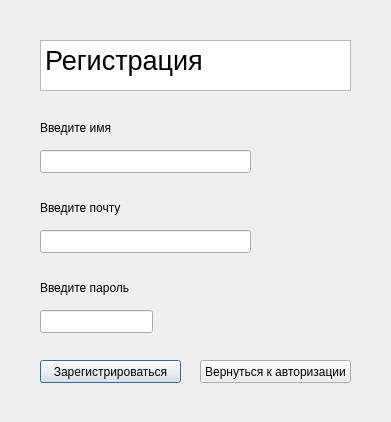
<?xml version="1.0" encoding="UTF-8"?>
<ui version="4.0">
 <class>regiswindow</class>
 <widget class="QDialog" name="regiswindow">
  <property name="geometry">
   <rect>
    <x>0</x>
    <y>0</y>
    <width>391</width>
    <height>422</height>
   </rect>
  </property>
  <property name="windowTitle">
   <string>Dialog</string>
  </property>
  <widget class="QTextBrowser" name="textBrowser">
   <property name="geometry">
    <rect>
     <x>40</x>
     <y>40</y>
     <width>311</width>
     <height>51</height>
    </rect>
   </property>
   <property name="html">
    <string>&lt;!DOCTYPE HTML PUBLIC &quot;-//W3C//DTD HTML 4.0//EN&quot; &quot;http://www.w3.org/TR/REC-html40/strict.dtd&quot;&gt;
&lt;html&gt;&lt;head&gt;&lt;meta name=&quot;qrichtext&quot; content=&quot;1&quot; /&gt;&lt;meta charset=&quot;utf-8&quot; /&gt;&lt;style type=&quot;text/css&quot;&gt;
p, li { white-space: pre-wrap; }
hr { height: 1px; border-width: 0; }
li.unchecked::marker { content: &quot;\2610&quot;; }
li.checked::marker { content: &quot;\2612&quot;; }
&lt;/style&gt;&lt;/head&gt;&lt;body style=&quot; font-family:'Sans Serif'; font-size:9pt; font-weight:400; font-style:normal;&quot;&gt;
&lt;p style=&quot; margin-top:0px; margin-bottom:0px; margin-left:0px; margin-right:0px; -qt-block-indent:0; text-indent:0px;&quot;&gt;&lt;span style=&quot; font-size:20pt;&quot;&gt;Регистрация&lt;/span&gt;&lt;/p&gt;&lt;/body&gt;&lt;/html&gt;</string>
   </property>
  </widget>
  <widget class="QLabel" name="label">
   <property name="geometry">
    <rect>
     <x>40</x>
     <y>120</y>
     <width>81</width>
     <height>16</height>
    </rect>
   </property>
   <property name="text">
    <string>Введите имя</string>
   </property>
  </widget>
  <widget class="QLineEdit" name="lineEdit">
   <property name="geometry">
    <rect>
     <x>40</x>
     <y>150</y>
     <width>211</width>
     <height>23</height>
    </rect>
   </property>
  </widget>
  <widget class="QLabel" name="label_2">
   <property name="geometry">
    <rect>
     <x>40</x>
     <y>200</y>
     <width>131</width>
     <height>16</height>
    </rect>
   </property>
   <property name="text">
    <string>Введите почту</string>
   </property>
  </widget>
  <widget class="QLineEdit" name="lineEdit_2">
   <property name="geometry">
    <rect>
     <x>40</x>
     <y>230</y>
     <width>211</width>
     <height>23</height>
    </rect>
   </property>
  </widget>
  <widget class="QLabel" name="label_3">
   <property name="geometry">
    <rect>
     <x>40</x>
     <y>280</y>
     <width>121</width>
     <height>16</height>
    </rect>
   </property>
   <property name="text">
    <string>Введите пароль</string>
   </property>
  </widget>
  <widget class="QLineEdit" name="lineEdit_3">
   <property name="geometry">
    <rect>
     <x>40</x>
     <y>310</y>
     <width>113</width>
     <height>23</height>
    </rect>
   </property>
  </widget>
  <widget class="QPushButton" name="pushButton">
   <property name="geometry">
    <rect>
     <x>40</x>
     <y>360</y>
     <width>141</width>
     <height>23</height>
    </rect>
   </property>
   <property name="text">
    <string>Зарегистрироваться</string>
   </property>
  </widget>
  <widget class="QPushButton" name="pushButton_2">
   <property name="geometry">
    <rect>
     <x>200</x>
     <y>360</y>
     <width>151</width>
     <height>23</height>
    </rect>
   </property>
   <property name="text">
    <string>Вернуться к авторизации</string>
   </property>
  </widget>
 </widget>
 <resources/>
 <connections/>
</ui>
